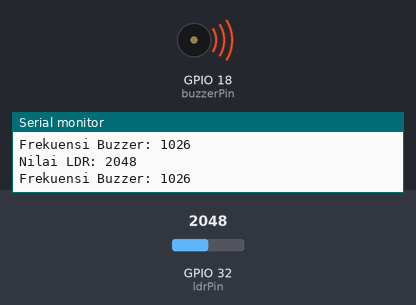
Simulated run of this sketch. Board: ESP32. Parts: buzzer (waves = sounding), the last lines printed to the serial monitor. The test bench sets the inputs (shaded band); at power-on: GPIO 32 (ldrPin) = 2048.

Above: at 1.3 s.
1.4 s: GPIO 32 (ldrPin) set to 111
At 1.9 s:
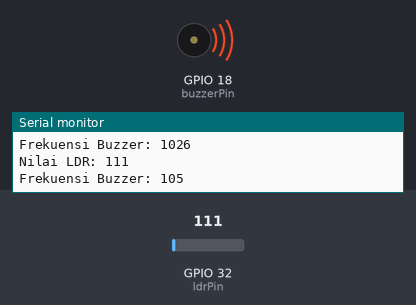
2.9 s: GPIO 32 (ldrPin) set to 90
At 4.2 s:
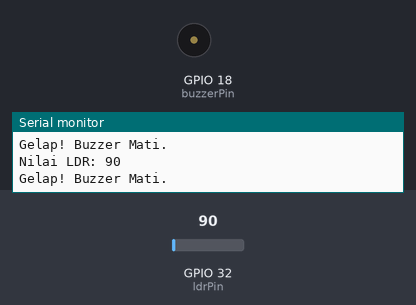
4.5 s: GPIO 32 (ldrPin) set to 491
At 5.4 s:
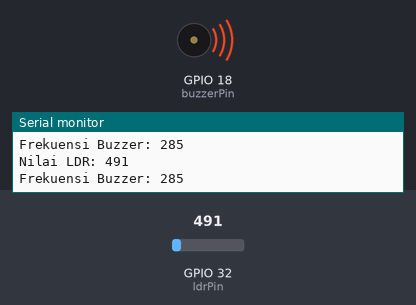
6.0 s: GPIO 32 (ldrPin) set to 60
At 6.6 s:
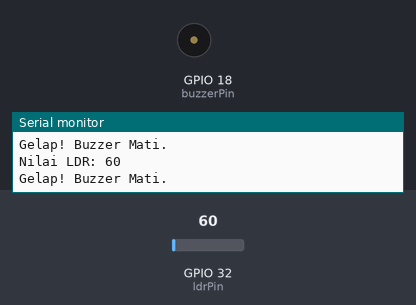
Timing chart, 0 to 8.5 s (numbered marks = the images above; inputs shaded):
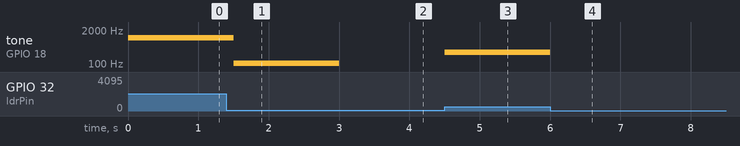

The sketch:

Modul1DEMO.ino
```cpp
const int ldrPin = 32;
const int buzzerPin = 18;

void setup() {
    Serial.begin(115200);
    pinMode(buzzerPin, OUTPUT);
}

void loop() {
    int ldrValue = analogRead(ldrPin);
    Serial.print("Nilai LDR: ");
    Serial.println(ldrValue);
    int frequency = map(ldrValue, 100, 4095, 100, 2000);

    if (ldrValue > 100) {
        tone(buzzerPin, frequency);
        Serial.print("Frekuensi Buzzer: ");
        Serial.println(frequency);
    } else {
        noTone(buzzerPin);
        Serial.println("Gelap! Buzzer Mati.");
    }

    delay(500);
}
```

Measured:
- the behaviour switches between 101 and 100 on GPIO 32 (ldrPin) (found by bisection; images 1 and 2)
- after the input at 1.4 s, tone on GPIO 18 (buzzerPin): 1026 Hz → 105 Hz after 0.10 s
- after the input at 2.9 s, tone on GPIO 18 (buzzerPin): 105 Hz → silent after 0.10 s
- after the input at 4.5 s, tone on GPIO 18 (buzzerPin): silent → 285 Hz at once
- after the input at 6.0 s, tone on GPIO 18 (buzzerPin): 285 Hz → silent at once
